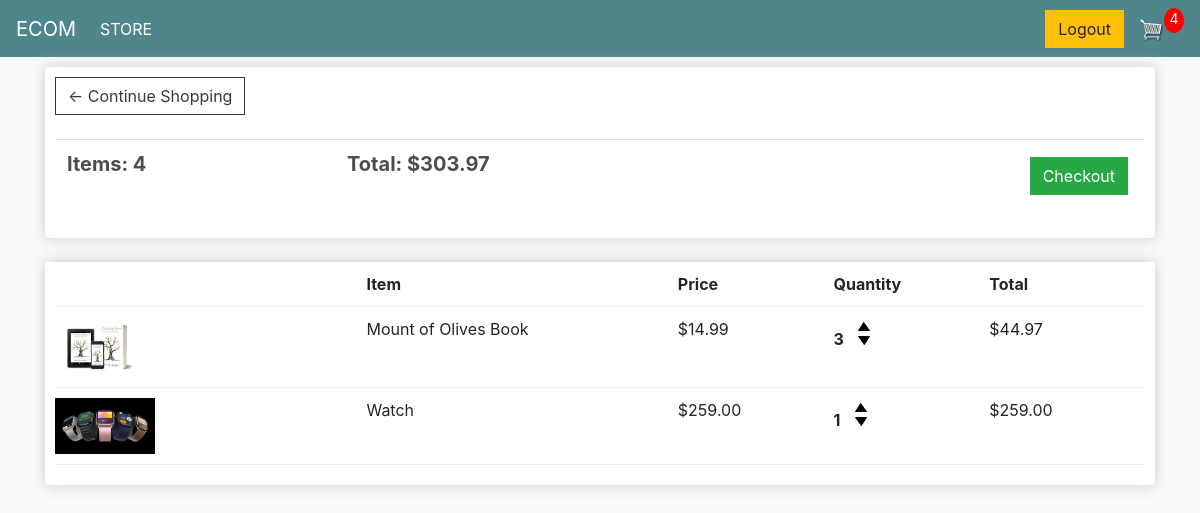
The page /cart/ (signed in) on the database as committed earlier.
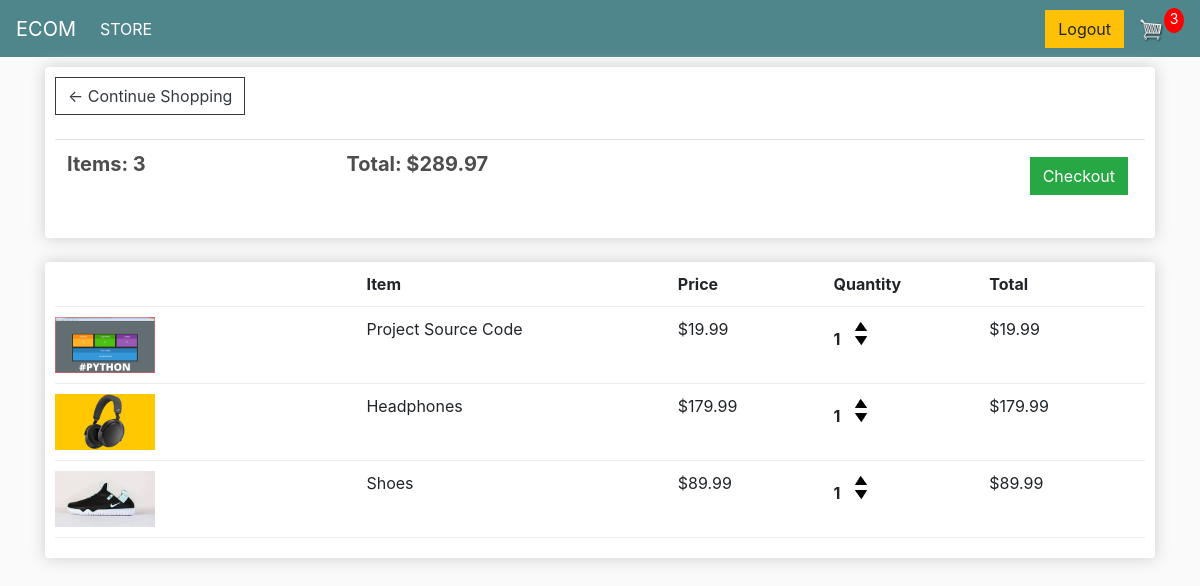
The same page on the database as committed later.
### store/models.py (models this page shows, shortened)
class Order(models.Model):
    customer = models.ForeignKey(Customer, on_delete=models.SET_NULL, null=True, blank=True)
    date_ordered = models.DateField(null=True, blank=True, auto_now_add=True)
    complete = models.BooleanField(default=False, null=True, blank=True)
    transaction_id = models.CharField(max_length=200, null=True)
    @property
    def get_cart_total(self):
        orderitems = self.orderitem_set.all()
        total = sum([item.get_total for item in orderitems])
        return total
    def get_cart_items(self):
        orderitems = self.orderitem_set.all()
        total = sum([item.quantity for item in orderitems])
        return total

class OrderItem(models.Model):
    product = models.ForeignKey(Product, on_delete=models.SET_NULL, null=True, blank=True)
    order= models.ForeignKey(Order, on_delete=models.SET_NULL, null=True, blank=True)
    quantity = models.IntegerField(null=True, blank=True, default=0)
    date_added = models.DateField(auto_now_add=True)
    @property
    def get_total(self):
        if self.product is not None:
            total = self.product.price * self.quantity
        else:
            total = 0
        return total

class Product(models.Model):
    name = models.CharField(max_length=200, null=True, blank=True)
    price = models.DecimalField(max_digits=7 , decimal_places=2)
    digital = models.BooleanField(default=False, null=True, blank=True)
    image = models.ImageField(null=True, blank=True)
    @property
    def imageURL(self):
        try:
            url = self.image.url
        except:
            url = ''
        return url

### store/views.py (the view)
# urls.py: path('cart/', views.cart, name='cart'),
def cart(request):
    data = cartData(request=request)
    items = data['items']
    order = data['order']
    cartItems = data['cartItems']
    context = {'items': items, 'order': order, 'cartItems': cartItems}
    return render(request,'store/cart.html', context)

### store/utils.py (called while the page is built)
def cartData(request):
    if request.user.is_authenticated:
        customer = request.user.customer
        order, created = Order.objects.get_or_create(customer=customer, complete=False)
        items = order.orderitem_set.all()
        cartItems = order.get_cart_items
    else:
        cookieData = cookieCart(request=request)
        cartItems = cookieData['cartItems']
        order = cookieData['order']
        items = cookieData['items']
    return {'items': items, 'order': order, 'cartItems': cartItems}

### store/templates/store/cart.html
{% extends 'store/main.html' %}
{% load static %}
{% block content %}
<div class="row">
    <div class="col-lg-12">
        <div class="box-element">
            <a href="{% url 'store' %}" class="btn btn-outline-dark">&#x2190; Continue Shopping</a>
            <br />
            <br />
            <table class="table">
                <tr>
                    <th><h5><strong> Items: </strong><strong>{{order.get_cart_items}}</strong></h5></th>
                    <th><h5><strong> Total: </strong><strong>${{order.get_cart_total}}</strong></h5></th>
                    <th><a style="float: right; margin:5px" class="btn btn-success" href="{% url 'checkout' %}">Checkout</a></th>
                </tr>
            </table>
        </div>
        <br>
        <div class="box-element">
            <div class="cart-row">
                <div style="flex:2"></div>
                <div style="flex:2"><strong>Item</strong></div>
                <div style="flex:1"><strong>Price</strong></div>
                <div style="flex:1"><strong>Quantity</strong></div>
                <div style="flex:1"><strong>Total</strong></div>
            </div>
            {% for item in items %}
            <div class="cart-row">
                <div style="flex:2"><img class="row-image" src="{{item.product.imageURL}}"></div>
                <div style="flex:2"><p>{{item.product.name}}</p></div>
                <div style="flex:1"><p>${{item.product.price}}</p></div>
                <div style="flex:1">
                    <p class="quantity">{{item.quantity}}</p>
                    <div class="quantity">
                        <img data-product="{{item.product.id}}" data-action="add" class="chg-quantity update-cart" src="{% static  'images/arrow-up.png' %}">
                        <img data-product="{{item.product.id}}" data-action="remove" class="chg-quantity update-cart" src="{% static  'images/arrow-down.png' %}">
                    </div>
                </div>
                <div style="flex:1"><p>${{item.get_total}}</p></div>
            </div>
            {% endfor %}
        </div>
    </div>
</div>
{% endblock content %}

### store/templates/store/main.html (shortened to what this page needs)
<!DOCTYPE html>
{% load static %}
<html>
<head>
	<link rel="stylesheet" href="https://stackpath.bootstrapcdn.com/bootstrap/4.4.1/css/bootstrap.min.css">
	<link rel="stylesheet" type="text/css" href="{% static 'css/main.css' %}">
</head>
<body>
    <nav class="navbar navbar-expand-lg navbar-dark bg-dark">
        <a class="navbar-brand" href="{% url 'store' %}">ECOM</a>
        <div class="collapse navbar-collapse" id="navbarSupportedContent">
          <ul class="navbar-nav mr-auto">
            <li class="nav-item active">
              <a class="nav-link" href="{% url 'store' %}">STORE <span class="sr-only">(current)</span></a>
            </li>
          </ul>
          <div class="form-inline my-2 my-lg-0">
            {% if not request.user.is_authenticated %}
              <a href="{% url 'login' %}"class="btn btn-warning">Login</a>
            {% else %}
              <a href="{% url 'logout' %}"class="btn btn-warning">Logout</a>
            {% endif %}
            <a href="{% url 'cart' %}">
               <img  id="cart-icon" src="{% static 'images/cart.png' %}">
           </a>
           <p id="cart-total">{{cartItems}}</p>
       </div>
        </div>
      </nav>
    <div class="container">
        {% block content %}
        {% endblock content %}
    </div>
</body>
</html>

Rows that differ between the two databases and show on the page:
no longer on this page (row edited): Order: id.quantity "4", get_cart_items "4", get_cart_total "303.97"
no longer on this page (row unchanged): OrderItem: product.imageURL (picture), product.name "Mount of Olives Book", product.price "14.99", quantity "3", get_total "44.97"
no longer on this page (row unchanged): OrderItem: product.imageURL (picture), product.name "Watch", product.price "259.00", quantity "1", get_total "259.00"
added Order: id.quantity "3", get_cart_items "3", get_cart_total "289.97"
added OrderItem: product.imageURL (picture), product.name "Project Source Code", product.price "19.99", quantity "1", get_total "19.99"
added OrderItem: product.imageURL (picture), product.name "Headphones", product.price "179.99", quantity "1", get_total "179.99"
added OrderItem: product.imageURL (picture), product.name "Shoes", product.price "89.99", quantity "1", get_total "89.99"
